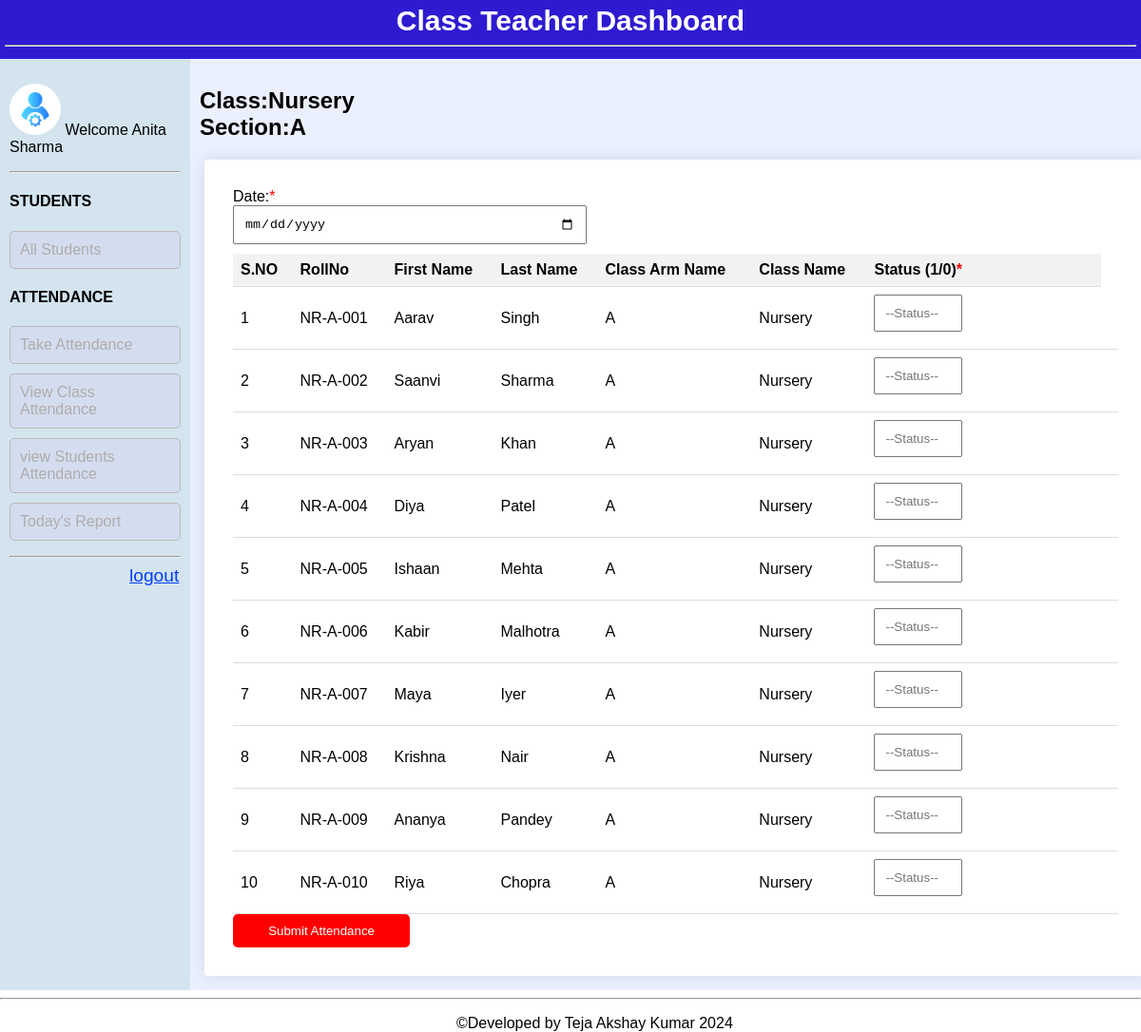
The app's page /takeattendance.php (signed in) with its own data.
### tables this page shows
CREATE TABLE `teacher` (
  `TMAILID` varchar(100) NOT NULL,
  `FIRSTNAME` varchar(50) DEFAULT NULL,
  `LASTNAME` varchar(50) DEFAULT NULL,
  `PHONENO` bigint(12) DEFAULT NULL,
  `CLASSNAME` varchar(50) DEFAULT NULL,
  `CLASSARMNAME` varchar(50) DEFAULT NULL,
  `EMAILID` varchar(100) DEFAULT NULL
);

CREATE TABLE `student` (
  `ROLLNO` varchar(30) NOT NULL,
  `FIRSTNAME` varchar(50) DEFAULT NULL,
  `LASTNAME` varchar(50) DEFAULT NULL,
  `EMAILID` varchar(100) NOT NULL,
  `CLASSARMNAME` varchar(50) NOT NULL,
  `CLASSNAME` varchar(50) DEFAULT NULL
);

### takeattendance.php (the view, shortened to what this page needs)
<?php
$tmailid=$_SESSION["emailid"];
require_once "handlers/dbh.php";
$email="";
$class="";
$section="";
$fn="";
$ln="";
$query="SELECT emailid,classname,classarmname,firstname,lastname from teacher where tmailid=?";
$stmt2=$pdo->prepare($query);
$stmt2->execute([$tmailid]);
$result = $stmt2->fetchAll(PDO::FETCH_ASSOC);
if (!empty($result)) {
    $email = $result[0]['emailid'];
    $class = $result[0]['classname'];
    $section = $result[0]['classarmname'];
    $fn=$result[0]['firstname'];
    $ln=$result[0]['lastname'];
}
else {
    echo "No data found for the teacher with email ID: $tmailid";
    exit();
}
$query = "SELECT firstname,lastname,rollno,classarmname,classname FROM student where emailid=? and classname=? and classarmname=?";
$stmt1 = $pdo->prepare($query);
$stmt1->execute([$email,$class,$section]);
$teachers = $stmt1->fetchAll(PDO::FETCH_ASSOC);
?>
<!DOCTYPE html>
<html lang="en">
<head>
    <link rel="stylesheet" href="style1.css">
</head>
<body>
<header>
        <h1>Class Teacher Dashboard</h1>
       <hr>
</header>
<main>
<div class="container">
    <div class="panel panel1">
    <p>  <img src="images/admin.png" alt="Your Wellness, Our Priority" class="alogo">
    <?php echo "<span>" ."Welcome ".$fn." ".$ln. "</span>" ?></p>
    <hr>
    <div>
    <h4>STUDENTS</h4>
    <ul class="item-list">
            <li><a href="teacher.php">All Students</a></li>
        </ul>
    </div>
    <div>
    <h4>ATTENDANCE</h4>
    <ul class="item-list">
            <li><a href="takeattendance.php">Take Attendance</a></li>
            <li><a href="viewclassattendance.php">View Class Attendance</a></li>
            <li><a href="viewstudentattendance.php">view Students Attendance</a></li>
            <li><a href="todaysreport.php">Today's Report</a></li>
        </ul>
    </div>
    <hr>
    <a class="log" href="index.php">logout</a>
    </div>
    <div class="panel panel2">
        <h2><?php
                echo "<span >"  ."Class:".$class."<br>"." Section:". $section. "</span>";
                ?></h2>
        <form id="attendanceForm" action="" method="post">
        <div class="board2">
                <div class="student-info">
                <label for="day">Date:<span class="required">*</span></label><br>
                <input type='date' id='day' name='day' required><br>
                <table>
                    <thead>
                        <tr>
                            <th>S.NO</th>
                            <th>RollNo</th>
                            <th>First Name</th>
                            <th>Last Name</th>
                            <th>Class Arm Name</th>
                            <th>Class Name</th>
                            <th>Status (1/0)<span class="required">*</span></th>
                        </tr>
                    </thead>
                    <tbody>
                    <?php
                    $i=1;
                        foreach ($teachers as $row) {
                            echo "<tr>";
                            echo "<td>$i</td>";
                            echo "<td>" . $row['rollno'] . "</td>";
                            echo "<td>" . $row['firstname'] . "</td>";
                            echo "<td>" . $row['lastname'] . "</td>";
                            echo "<td>" . $row['classarmname'] . "</td>";
                            echo "<td>" . $row['classname'] . "</td>";
                            echo "<td> <input type='text'  name='status[]' placeholder='--Status--' required><br>
                            </td>";
                            echo "<td class='error'></td>";
                            $i++;
                        }
                        ?>
                    </tbody>
                </table>
                </div>
                <button style="background-color: red;" type="submit" onclick="return validateForm()">Submit Attendance</button>
            </div>
            </form>
    </div>
</div>
</main>
<footer>
    <hr>
    <p class="copyright">&copy;Developed by Teja Akshay Kumar 2024</p>
</footer>
</body>
</html>

### style1.css (style rules this page uses)
body, html { margin: 0; padding: 0; height: 100%; font-family: Arial, sans-serif; }
.container { display: flex; height: 100%; }
.panel { padding: 10px; box-sizing: border-box; }
.panel1 { width: 16.6666667%; background-color: #d3e4ef; }
.panel2 { width: 83.3333333%; background-color: #ebf0fe; }
.item-list { list-style-type: none; padding: 0; }
.item-list li { margin-bottom: 10px; background-color: #d4ddef; border-radius: 5px; }
.copyright { margin-left: 40%; }
.item-list li a { display: block; padding: 10px; border: 1px solid #bbb9b9; border-radius: 5px; text-decoration: none; color: #b0acac; transition: background-color 0.3s ease; }
header { background-color: #2e1bd1; padding: 5px; }
.alogo { width: 30%; margin-top: px; border-radius: 100%; }
header h1 { color: #ffffff; font-size: 30px; margin: 0; text-align: center; }
.board2 { background-color: rgb(255, 255, 255); border-radius: 4px; box-shadow: 0 0 20px rgba(0, 0, 0, 0.1); padding: 30px; width: 95%; text-align: left; margin: 5px; }
.log { color: rgb(0, 64, 255); font-size: larger; margin-left: 70%; }
input { width: 40%; padding: 10px; margin-bottom: 10px; box-sizing: border-box; }
.required { color: red; }
button { background-color: #1249ee; color: white; padding: 10px; border: none; width: 20%; border-radius: 5px; cursor: pointer; text-align: center; }

### takeattendance.php (style rules this page uses)
table { width: 100%; border-collapse: collapse; }
th, td { padding: 8px; text-align: left; border-bottom: 1px solid #ddd; }
th { background-color: #f2f2f2; }

### records on screen
teacher: FIRSTNAME "Anita", LASTNAME "Sharma", CLASSNAME "Nursery", CLASSARMNAME "A"
student: ROLLNO "NR-A-001", FIRSTNAME "Aarav", LASTNAME "Singh", CLASSARMNAME "A", CLASSNAME "Nursery"
student: ROLLNO "NR-A-002", FIRSTNAME "Saanvi", LASTNAME "Sharma", CLASSARMNAME "A", CLASSNAME "Nursery"
student: ROLLNO "NR-A-003", FIRSTNAME "Aryan", LASTNAME "Khan", CLASSARMNAME "A", CLASSNAME "Nursery"
student: ROLLNO "NR-A-004", FIRSTNAME "Diya", LASTNAME "Patel", CLASSARMNAME "A", CLASSNAME "Nursery"
student: ROLLNO "NR-A-005", FIRSTNAME "Ishaan", LASTNAME "Mehta", CLASSARMNAME "A", CLASSNAME "Nursery"
student: ROLLNO "NR-A-006", FIRSTNAME "Kabir", LASTNAME "Malhotra", CLASSARMNAME "A", CLASSNAME "Nursery"
student: ROLLNO "NR-A-007", FIRSTNAME "Maya", LASTNAME "Iyer", CLASSARMNAME "A", CLASSNAME "Nursery"
student: ROLLNO "NR-A-008", FIRSTNAME "Krishna", LASTNAME "Nair", CLASSARMNAME "A", CLASSNAME "Nursery"
student: ROLLNO "NR-A-009", FIRSTNAME "Ananya", LASTNAME "Pandey", CLASSARMNAME "A", CLASSNAME "Nursery"
student: ROLLNO "NR-A-010", FIRSTNAME "Riya", LASTNAME "Chopra", CLASSARMNAME "A", CLASSNAME "Nursery"
